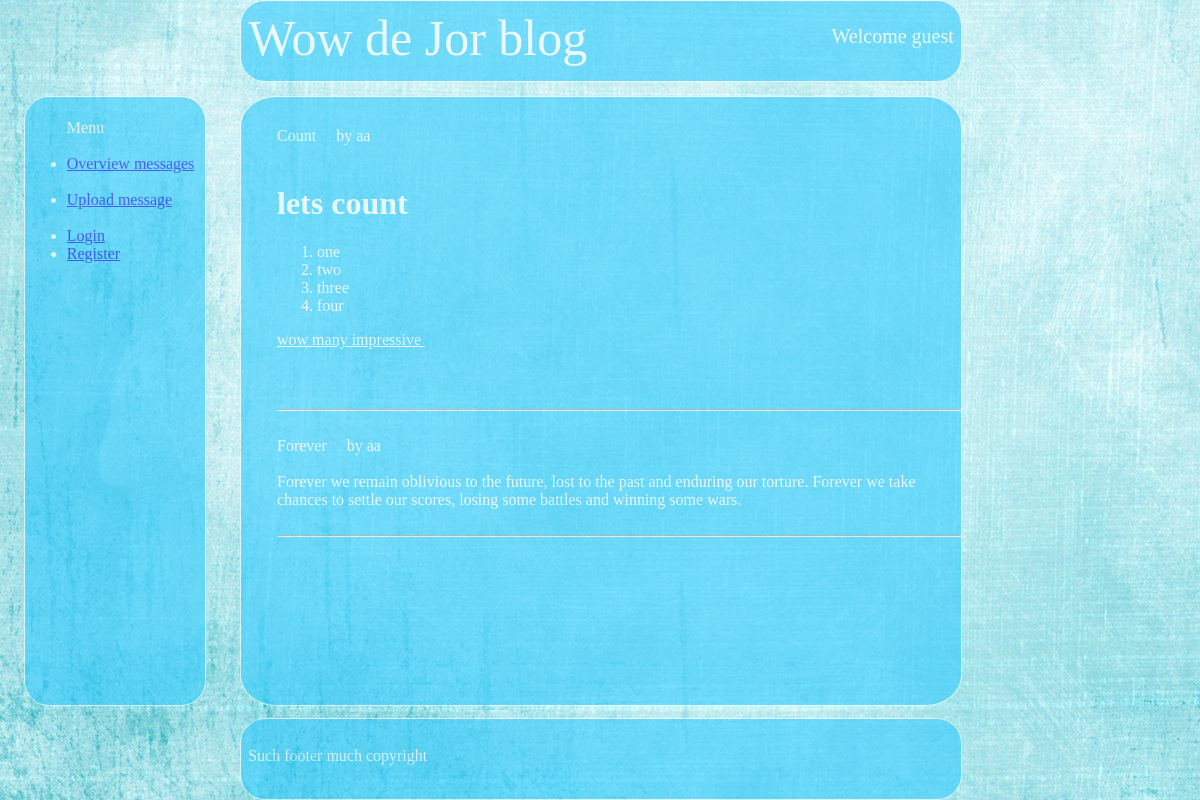
Page /view/overview_messages.php on the earlier database version.
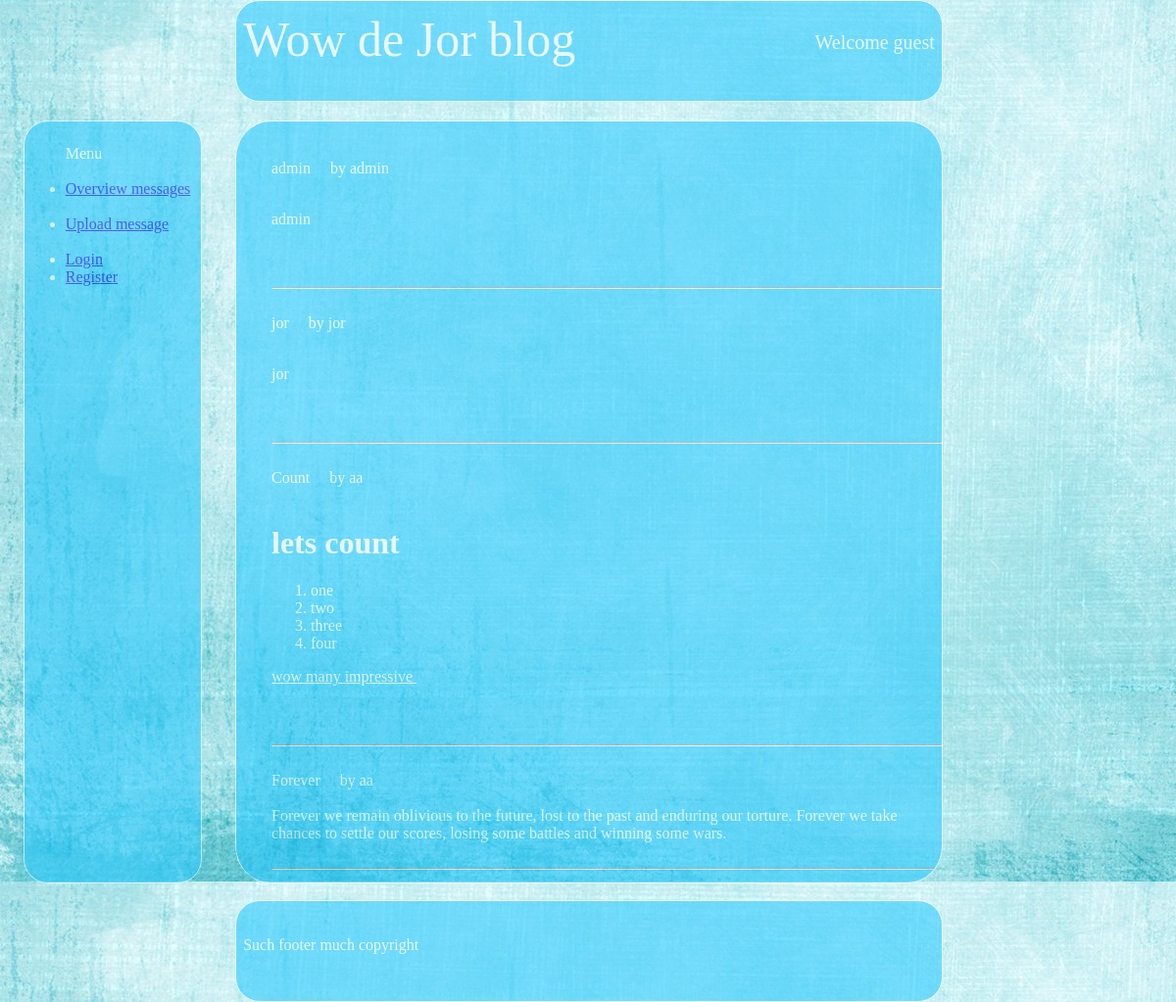
Same page on the later database version.
### tables this page shows
CREATE TABLE `message` (
  `ID` int(11) NOT NULL,
  `titel` varchar(200) NOT NULL,
  `message` text NOT NULL,
  `op` int(11) NOT NULL
);

CREATE TABLE `user` (
  `id` int(11) NOT NULL,
  `username` varchar(250) NOT NULL,
  `name` varchar(250) NOT NULL,
  `password` varchar(250) NOT NULL,
  `admin` tinyint(1) NOT NULL
);

### view/overview_messages.php (the view, shortened to what this page needs)
<?php
include '../include/menu.php';
include '../include/header.php';
$sql = "SELECT *
FROM message, user
	WHERE message.op = user.id
GROUP BY user.admin DESC, message.id DESC";
$result = mysqli_query($conn, $sql);
while(list($id, $titel, $message, $op)= mysqli_fetch_row($result)){
	$sql2 = "SELECT username FROM user WHERE id = $op";
	$result2 = mysqli_query($conn, $sql2);
	$username = mysqli_fetch_assoc($result2)['username'];
	echo "$titel &nbsp; &nbsp; by $username <br> <br>";
	echo"$message <br>";
	echo"<br><hr><br>";
}
include '../include/footer.php';
?>

### include/menu.php (shortened to what this page needs)
<?php
echo"
<div id=\"menu\">
<ul id=\"menuList\">
Menu
<br><br>
<li><a href=\"../view/overview_messages.php\">Overview messages</a></li>
<br>
<li><a href=\"../view/insert_message_form.php\">Upload message</a></li>
<br>";
if(!isset($_SESSION['username'])){
	echo"
	<li><a href=\"../view/login_form.php\">Login</a></li>
	<li><a href=\"../view/register_user_form.php\">Register</a></li>";
}else{
	echo"
	<li><a href=\"../controller/logout.php\">log out</a></li>";
}
echo"
</ul>
<br><br>
</div>
";
?>

### include/header.php
<link rel=stylesheet href="../style/style.css" type="text/css">
<div id="header">
<span id="headerText">
Wow de Jor blog
</span>
<span id="loginStatus">
<?php
if(isset($_SESSION['username'])){
	echo "Welcome {$_SESSION['name']}!<br>
	Logged in as {$_SESSION['username']}";
}else {
	echo "Welcome guest";
}
?>
</span>
</div>
<div id="content">
<span id="contentText">

### include/footer.php
</span>
</div>
<div id="footer"><span id="footerText">Such footer much copyright</span></div>

### style/style.css (style rules this page uses)
#header { border-radius: 25px; background-color: #33ccff; position:absolute; width:60%; height:10%; left:20%; top:0%; border: solid 1px; opacity: 0.6; filter: alpha(opacity=60); }
#content { border-radius: 5%; background-color: #33ccff; font-size:16px; position:absolute; width:60%; height:76%; left:20%; top:12%; border:solid 1px; overflow-y:auto; overflow-x:hidden; opacity: 0.6; filter: alpha(opacity=60); }
#footer { border-radius: 25px; background-color: #33ccff; position:absolute; width:60%; height:10%; left:20%; bottom:0%; border: solid 1px; opacity: 0.6; filter: alpha(opacity=60); }
#menu { border-radius: 25px; background-color: #33ccff; position:absolute; width:15%; height:76%; left:2%; top:12%; border: solid 1px; opacity: 0.6; filter: alpha(opacity=60); }
#menuList { position:absolute; top:1%; left:1%; }
#headerText { position:absolute; top:10%; left:1%; font-size:50px; }
#footerText { position:absolute; top: 35%; left:1%; }
#loginStatus { position:absolute; top:30%; right:1%; font-size:20px; }
#contentText { position:absolute; top:5%; left:5%; max-width: 100%; }

Differences in the rows shown:
added message: titel "admin", op.username "admin", message "admin"
added message: titel "jor", op.username "jor", message "jor"
